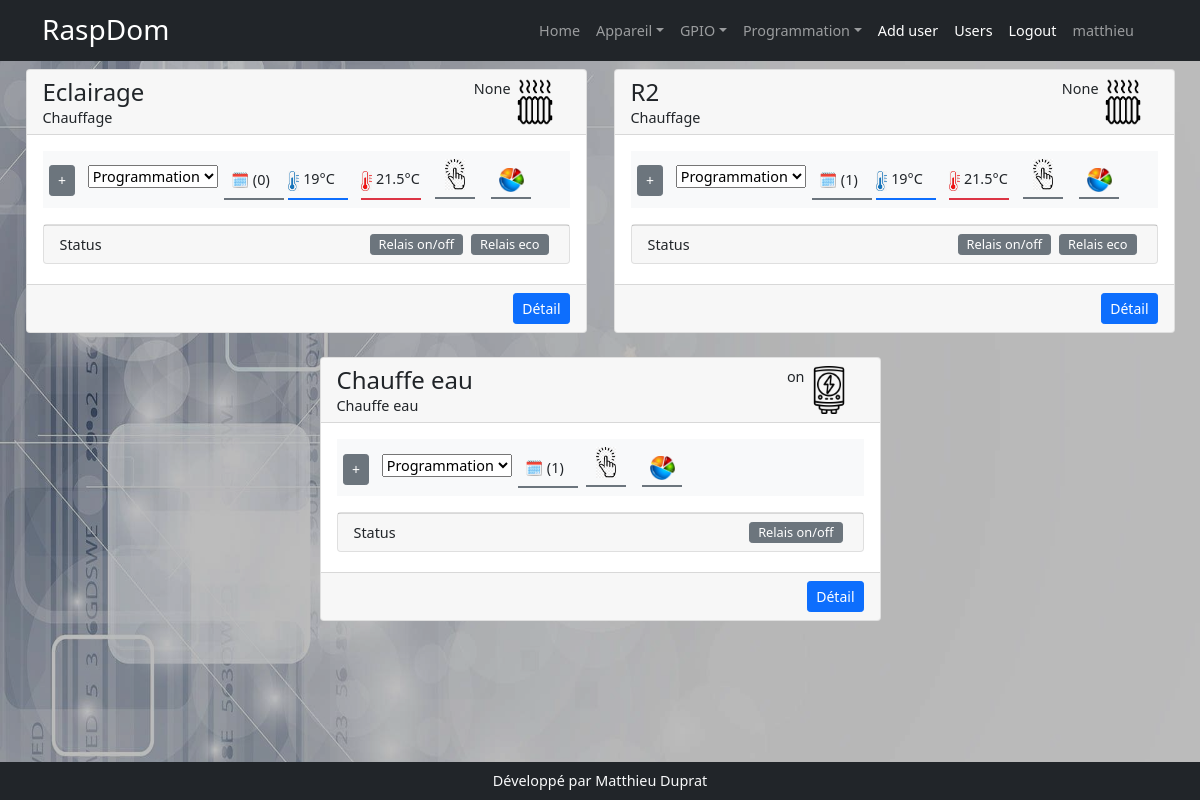
Screenshot of / (signed in) with the database file from the repository.
### models.py (models this page shows, shortened)
class User(UserMixin, db.Model):
    id = db.Column(db.Integer(), primary_key=True)
    username = db.Column(db.String(200))
    first_name = db.Column(db.String(200))
    last_name = db.Column(db.String(200))
    email = db.Column(db.String(200))
    password = db.Column(db.String(200))

class Appareil(db.Model):
    id = db.Column(db.Integer, primary_key=True)
    nom = db.Column(db.String(200))
    description = db.Column(db.String(200))
    categorieappareil = db.Column(db.String(200), nullable=True)
    sortie = db.Column(db.String(200), nullable=True)
    image = db.Column(db.String(200), nullable=True)
    gpios = db.relationship('Gpio', backref='appareil', lazy=True)
    order_gpio = db.Column(db.String(200))
    nbre_gpio = db.Column(db.Integer)
    programmations = db.relationship('Programmation', backref='appareil_programmation', lazy=True)
    mode_de_marche = db.relationship('ModeDeMarche',  uselist=False,  backref='appareil_mode_de_marche', lazy=True)
    auto = db.relationship('Auto', uselist=False, backref='appareil_auto', lazy=True)
    sonde_id = db.Column(db.Integer, db.ForeignKey('sonde.id'))
    sonde = db.relationship('Sonde', uselist=False, backref='appareil_sonde', lazy=True)
    manuel = db.relationship('Manuel', uselist=False, backref='appareil_ordre', lazy=True)
    label = db.Column(db.String(250))
    sonde_actived = db.Column(db.Boolean,default=False, nullable=False)
    mf = db.relationship('Mf',  cascade="delete",uselist=False, backref='app_mf', lazy=True)

class ModeDeMarche(db.Model):
    id = db.Column(db.Integer, primary_key=True)
    appareil_id = db.Column(db.Integer,db.ForeignKey('appareil.id'), nullable=False)
    mode_de_marche = db.Column(db.String(200), default='off')

class Gpio(db.Model):
    id = db.Column(db.Integer, primary_key=True)
    nom = db.Column(db.String(200))
    mode = db.Column(db.String(10))
    valeur = db.Column(db.String(10))
    info = db.Column(db.String(200))
    appareil_id = db.Column(db.Integer, db.ForeignKey('appareil.id'), nullable=True, default='')

### app.py (the view)
@app.route('/')
@login_required
def index():
    appareils = Appareil.query.all()
    labels = dict()
    instances = list()
    for appareil in appareils:
        instances.append({'modelAppareil':appareil,'instanceAppareil':(globals()[appareil.categorieappareil])})
    gpios = Gpio.query.order_by('appareil_id').all()
    programmations = Programmation.query.order_by('appareil').all()
    return render_template('index.html', appareils=appareils, gpios=gpios, programmations=programmations, instances=instances)

### app.py (called while the page is built)
@login_manager.user_loader
def user_load(user_id):
    return User.query.get(user_id)

### templates/index.html (shortened to what this page needs)
{% extends 'base.html' %}
{% block style %}
    <link href="{{ url_for('static', filename='css/media_query.css') }}" rel="stylesheet" />
{% endblock %}
{% block content %}
<div class="row row-cols-1 row-cols-md-2 rows-cols-lg-3 pb-2 g-4 mx-auto">
    {% for instance in instances %}
      <div class="col mx-auto" style="max-width:585px">
        <div class="card ">
            <div class="card-header d-flex justify-content-between" style="height:65px">
                <div class="">
                    <h2 class="m-0">{{instance.modelAppareil.nom}}</h2>
                    <span>{{instance.instanceAppareil.label.__doc__}}</span>
                </div>
                <div class="d-flex">
                    <div id="md-mdmr{{instance.modelAppareil.id}}">{{instance.modelAppareil.sortie}}</div>
                    {% if instance.modelAppareil.categorieappareil=='Eclairage' %}
                    <span style="width:47px">
                        <img src="{{url_for('static',filename='assets/ampoule.png')}}"  height="100%">
                    </span>
                    {% elif instance.modelAppareil.categorieappareil=='ChauffageR' %}
                     <span style="width:47px; margin-right:0.75rem">
                        <img src="{{url_for('static',filename='assets/radiator.png')}}"  height="100%">
                    </span>
                    {% elif instance.modelAppareil.categorieappareil=='ChauffeEau' %}
                    <span style="width:47px; margin-right:0.75rem">
                        <img src="{{url_for('static',filename='assets/ce.png')}}"  height="100%">
                    </span>
                    {% else %}
                    <span style="width:47px; margin-right:0.75rem">
                      {{instance.modelAppareil.categorieappareil}}
                    </span>
                    {% endif %}
                </div>
            </div>
            <div class="card-body ">
                <div class="row d-flex bg-light text-dark justify-content-start py-2 mb-3 mx-auto" >
                    <div class="col-12 col-md-6 d-flex mx-0 px-0" style="width:max-content">
                    <div class="btn btn-sm btn-secondary md-btn-display md-panel" data-target="md-table-{{instance.modelAppareil.id}}" style="height:max-content">+</div>
                    <form class="" action="" method="post" enctype="multipart/form-data">
                        <select name="mdm" id="" class="md-panel"  data-appareil="{{instance.modelAppareil.id}}">
                            {% for data in instance.instanceAppareil.choices_mdm %}
                            <option value="{{data[0]}}" {% if data[0]==instance.modelAppareil.mode_de_marche.mode_de_marche %} selected="" {% endif %}>{{data[1]}}</option>
                            {% endfor %}
                        </select>
                    </form>
                    <div data-bs-toggle="modal" data-bs-target="#exampleModal" data-appareil="{{instance.modelAppareil.id}}"
                         data-span="md-calendar-{{instance.modelAppareil.id}}"
                         class=" {% if instance.modelAppareil.mode_de_marche.mode_de_marche!='prog' %} d-none {%endif %} border-bottom border-secondary border-2"
                         style="cursor:pointer;height:max-content; margin-top:3px; padding:7px 7px; width:60px" >🗓 ({{instance.modelAppareil.programmations|length}})</div>
                    </div>
                    <div class="col-12 col-md-6 d-flex mx-0 px-0" style="width:max-content">
                    {% if instance.modelAppareil.sonde %}
                        {% if instance.modelAppareil.sonde_actived == True %}
                            {% set toto = 'z-index:8' %}
                            {% else %}
                            {% set toto = 'z-index:-4' %}
                        {%endif%}
                    <div class=" d-flex flex-row  px-0" style={{toto}} data-md-card-appareil="{{instance.modelAppareil.id}}">
                        <div style="cursor: pointer;text-align:left" class=" ms-1 md-panel border-bottom border-primary border-2 ">
                            <div data-target-cursor="md-cursoreco-{{instance.modelAppareil.id}}" class="md-setting"
                                 style="width:60px;margin-top: 3px;padding-bottom: 7px;">
                                <img height="20px" src="{{url_for('static',filename='assets/froid.jpg')}}"}} alt="">
                                <span data-target-cursor="md-cursoreco-{{instance.modelAppareil.id}}" class="" type="text" name=""
                                      id="eco-{{instance.modelAppareil.id}}"
                                      style="cursor: pointer;width:33px; border:none" ></span>°C
                            </div>
                        </div>
                        <div style="cursor: pointer;text-align:left; width:60px;" class=" md-panel border-bottom border-danger border-2">
                            <div data-target-cursor="md-cursorconfort-{{instance.modelAppareil.id}}"  class="md-setting"
                            style="margin-top: 3px;padding-bottom: 7px;"><img height="20px" src="{{url_for('static',filename='assets/chaud.jpg')}}"}} alt="">
                                <span data-target-cursor="md-cursorconfort-{{instance.modelAppareil.id}}" class="" type="text" name=""
                                      id="confort-{{instance.modelAppareil.id}}"
                                      style="cursor: pointer;width:33px; border:none" ></span>°C
                            </div>
                        </div>
                    </div>
                    {% endif %}
                            <div style="width:40px; height:40px" class=" text-center mx-2 border-bottom border-2 border-secondary">
                        <img data-marcheforce="{{instance.modelAppareil.id}}"  data-bs-toggle="modal" data-bs-target="#exampleModal"  style=" cursor:pointer" title="Marche Forcée"  src="{{url_for('static',filename='assets/mf.jpg')}}" height="31px">
                    </div>
                    <div class="mx-2 border-bottom border-2 border-secondary text-center" style="width:40px; height:40px">
                        <img style="padding-bottom: 5px;margin-top: 9px;" data-targethistogramme="{{instance.modelAppareil.id}}" src="{{url_for('static',filename='assets/histogramme.png')}}" width="25px">
                    </div>
                    </div>
                </div>
                <div class="md-status mt-2" >
                    <div class="card px-0"  >
                        <div class="card-footer d-flex ">Status
                            <div class="d-flex justify-content-end w-100 ">
                                {% for gpio in instance.modelAppareil.gpios %}
                                    <div style="font-size:0.8rem " class="btn btn-sm btn-secondary mx-1 py-0" data-gpio="{{gpio.valeur}}">{{gpio.info}}</div>
                                {% endfor %}
                            </div>
                        </div>
                    </div>
                </div>
            </div>
            <div style="font-size:10px" class="card-footer text-end mt-1 d-flex justify-content-end" >
                <div class="w-25" >
                    <a href="{{url_for('edit_appareil', appareil_id=instance.modelAppareil.id)}}" class="btn btn-sm btn-primary " target="_blanck">Détail</a>
                </div>
            </div>
        </div>
      </div>
    {% endfor %}
</div>
{% endblock %}

### templates/base.html (shortened to what this page needs)
<!DOCTYPE html>
<html lang="fr">
    <head>
        <link href="{{ url_for('static', filename='css/styles.css') }}" rel="stylesheet" />
        {% block style %}
        {% endblock %}
    </head>
    <body>
        <nav class="navbar navbar-expand-lg navbar-dark bg-dark">
            <div class="container">
                <a class="navbar-brand" href="{{url_for('index')}}">
          <span class="h3">RaspDom</span></a>
                <div class="collapse navbar-collapse" id="navbarSupportedContent">
                    <ul class="navbar-nav ms-auto mb-2 mb-lg-0">
                        {% if current_user.is_authenticated %}
                         <li class="nav-item" ><a class="nav-link" href="{{ url_for('index')}}">Home</a></li>
                        <li class="nav-item dropdown">
                            <a class="nav-link dropdown-toggle" id="navbarDropdown" href="#" role="button" data-bs-toggle="dropdown" aria-expanded="false">Appareil</a>
                        </li>
                        <li class="nav-item dropdown">
                            <a class="nav-link dropdown-toggle" id="navbarDropdown" href="#" role="button" data-bs-toggle="dropdown" aria-expanded="false">GPIO</a>
                        </li>
                        <li class="nav-item dropdown">
                            <a class="nav-link dropdown-toggle" id="navbarDropdown" href="#" role="button" data-bs-toggle="dropdown" aria-expanded="false">Programmation</a>
                        </li>
                        <li class="nav-item"><a class="nav-link active" aria-current="page" href="{{url_for('user')}}">Add user</a></li>
                        <li class="nav-item"><a class="nav-link active" aria-current="page" href="{{url_for('users')}}">Users</a></li>
                        <li class="nav-item"><a class="nav-link active" aria-current="page" href="{{url_for('logout')}}">Logout</a></li>
                        <li class="nav-item"><a class="nav-link" href="{{url_for('profil')}}">{{current_user.username}}</a></li>
                        {% else %}
                            <li class="nav-item"><a class="nav-link active" aria-current="page" href="{{url_for('login')}}">Login</a></li>
                        {% endif %}
                        <li class="nav-item nav-link active" id="dateMachine"></li>
                    </ul>
                </div>
            </div>
        </nav>
        <div class="container-fluid pt-2" style="max-height:84vh; overflow:auto">
            {% block content %}
            {% endblock %}
        </div>
        <div class="bg-dark text-light text-center py-2" style="position:absolute; width:100%; bottom:0px">
            Développé par Matthieu Duprat
        </div>
    </body>
</html>

### static/css/media_query.css (style rules this page uses)
.md-panel { margin-top:0.4rem; margin-right: 0.4rem; margin-left: 0.4rem; height: min-content; }
[data-targethistogramme] { cursor:pointer; }

### rows the page displays
User: username "matthieu"
Appareil: modelAppareil.nom "Eclairage", modelAppareil.sortie "None", categorieappareil "ChauffageR" (drawn)
ModeDeMarche: mdm "Programmation"
Gpio: info "Relais on/off"
Gpio: info "Relais eco"
Appareil: modelAppareil.nom "R2", modelAppareil.sortie "None", categorieappareil "ChauffageR" (drawn)
ModeDeMarche: mdm "Programmation"
Gpio: info "Relais on/off"
Gpio: info "Relais eco"
Appareil: modelAppareil.nom "Chauffe eau", modelAppareil.sortie "on", categorieappareil "ChauffeEau" (drawn)
ModeDeMarche: mdm "Programmation"
Gpio: info "Relais on/off"

### other values shown
{{ instance.instanceAppareil.label.__doc__ }} "Chauffage" "Chauffage" "Chauffe eau"
{{ instance.modelAppareil.programmations|length }} "0" "1" "1"
